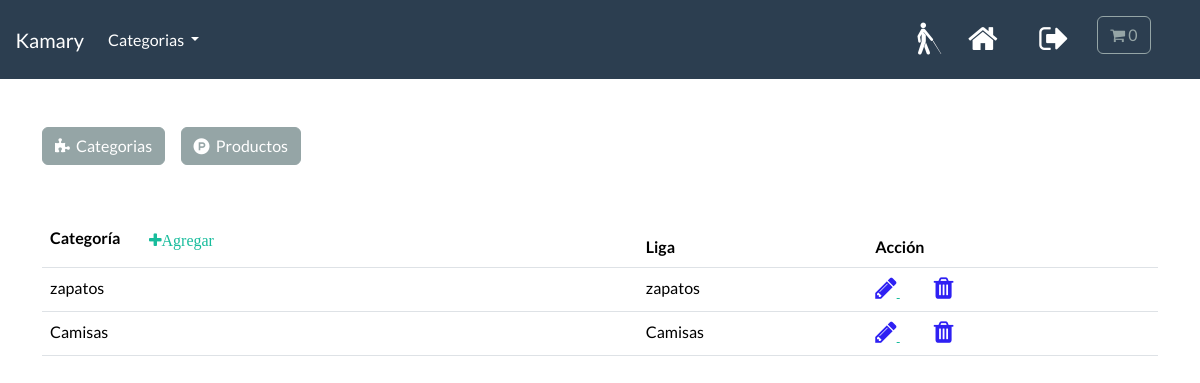
Page /profiles/category_list/ (signed in) on the earlier database version.
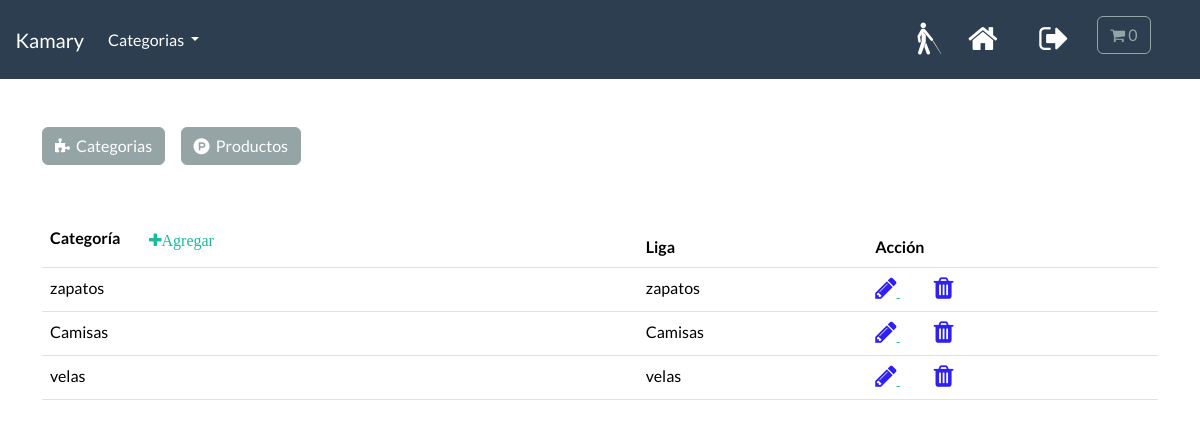
Same page on the later database version.
### store/models.py (models this page shows)
class Category(models.Model):
    name = models.CharField(max_length=250, db_index=True)
    slug = models.SlugField(max_length=250, unique=True)
    class Meta:
        verbose_name = "categoría"
        verbose_name_plural = "categorías"
    def __str__(self):
        return self.name
    def get_absolute_url(self):
        return reverse("list_category", args=[self.slug])

### profiles/views.py (the view)
# urls.py: path("category_list/", views.CategoryList.as_view(), name="CategoryList"),
class CategoryList(LoginRequiredMixin, ListView):
    model = Category
    template_name = "profiles/staff/category-list.html"
    context_object_name = "categories"

### cart/cart.py (called while the page is built)
    def __len__(self):
        return sum(item["qty"] for item in self.cart.values())

### cart/context_processors.py (called while the page is built)
def cart(request):
    return {"cart": Cart(request)}

### store/views.py (called while the page is built)
def categories(request):
    all_categories = Category.objects.all()
    return {"all_categories": all_categories}

### profiles/templates/profiles/staff/category-list.html (shortened to what this page needs)
{% extends 'profiles/staff/base-staff.html' %}
{% load static %}
{% block staff-content %}
<div class="container table-responsive-sm">
    <table class="table table-hover" id="cTable">
        <thead>
            <tr>
                <th scope="col">
                    Categoría &nbsp;&nbsp;&nbsp;
                    <button id="addrow-btn" class="btn btn-link">
                        <i class="fa fa-plus" aria-hidden="true">Agregar</i>
                    </button>
                </th>
                <th scope="col">Liga</th>
                <th scope="col">Acción</th>
            </tr>
        </thead>
        <tbody>
            {% for category in categories  %}
            <tr>
                <td>
                    <span
                        class="item-text"
                        id="itemText{{ category.id }}">
                        {{category}}
                    </span>
                </td>
                <td>
                    <span
                        class="item-text"
                        id="slugText{{category.id}}">
                        {{category.slug}}
                    </span>
                </td>
                <td>
                    <a href="#"
                        class="edit-btn"
                        data-toggle="tooltip"
                        title="Editar">
                        <i class="fa fa-pencil"
                            aria-hidden="true"
                            style="font-size:25px;color:hsl(244, 90%, 54%)">
                        </i>
                    </a>
                    <a href="{% url 'CategoryDelete' category.id %}"
                        class="delete-btn"
                        data-toggle="tooltip" title="Borrar" >
                        <i class="fa fa-trash"
                            aria-hidden="true"
                            style="font-size:25px;color:hsl(244, 90%, 54%)">
                        </i>
                    </a>
                </td>
            </tr>
            {% endfor %}
        </tbody>
    </table>
</div>
{% endblock staff-content%}

Differences in the rows shown:
added Category: name "velas", slug "velas"
